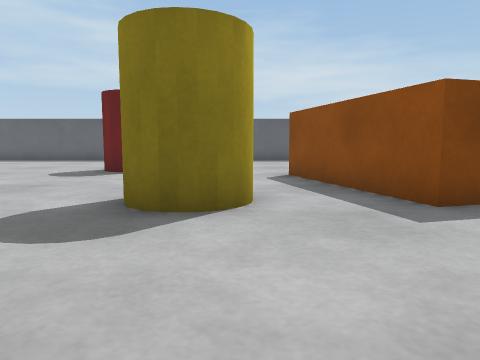
[1] (above)

17 first-person views from a walk through a world built for the Webots simulator. The camera is 0.04 m above the floor, tilts 6° down and sees 70° across. The floor is counted in squares, 0.05 m on a side. Each view is taken from the middle of a square. On the plan, view 1 faces up. The plan holds only what a view shows up to about 12 squares ahead; the rest is blank. The robots in the file are not drawn. Simple shapes and patterns stand in for the simulator's stock objects.

[2]
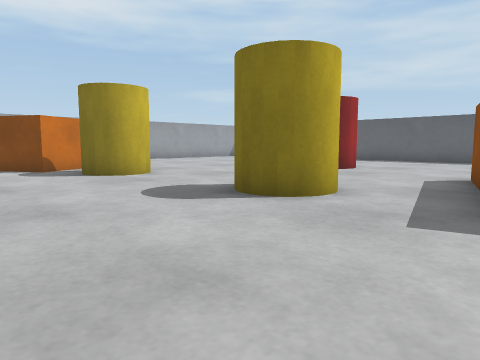

[3]
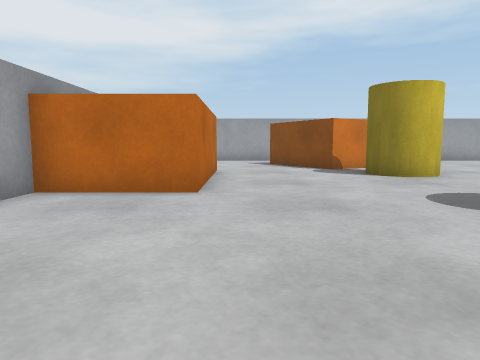

[4]
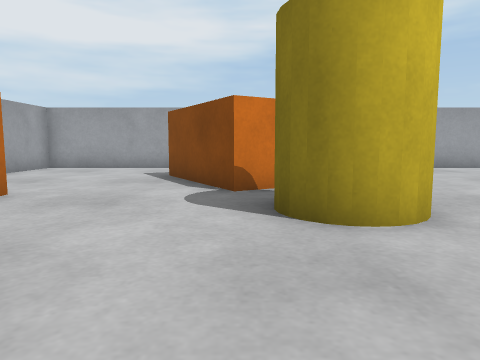

[5]
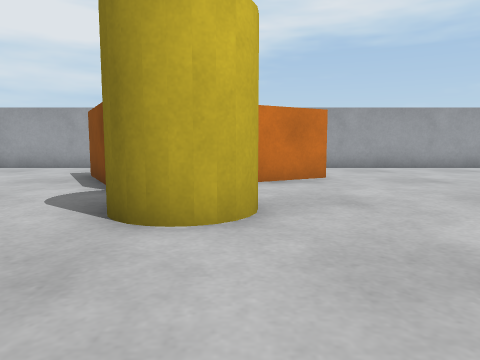

[6]
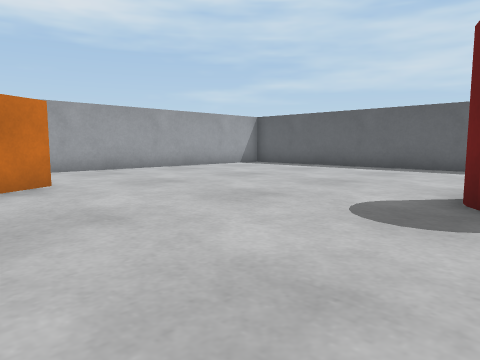

[7]
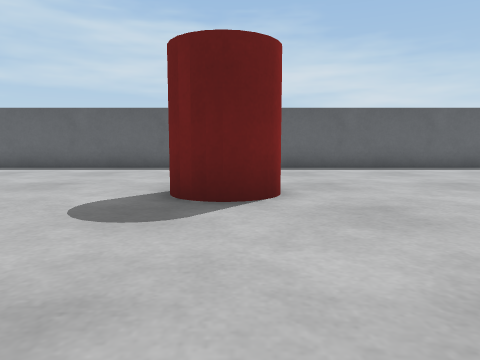

[8]
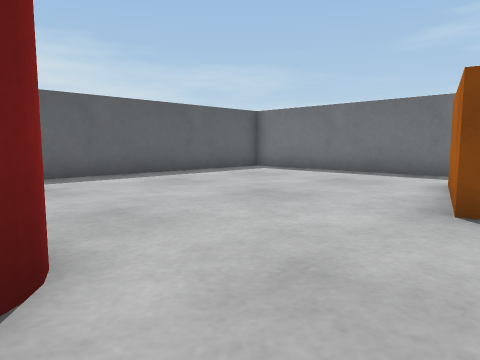

[9]
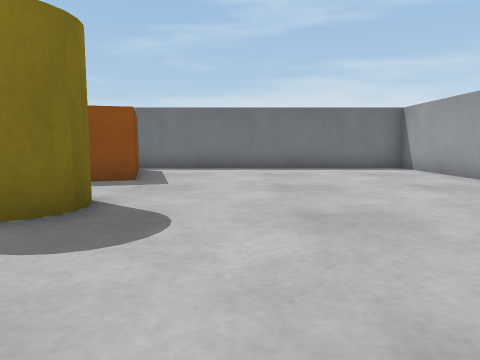

[10]
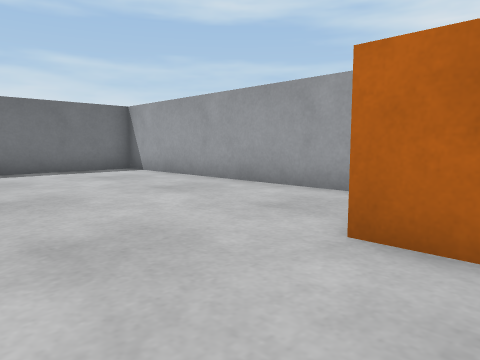

[11]
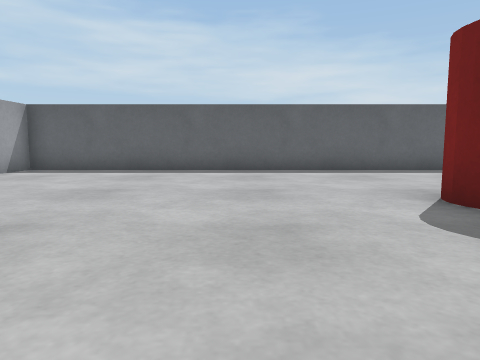

[12]
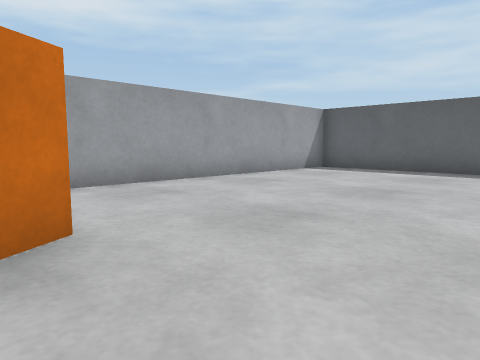

[13]
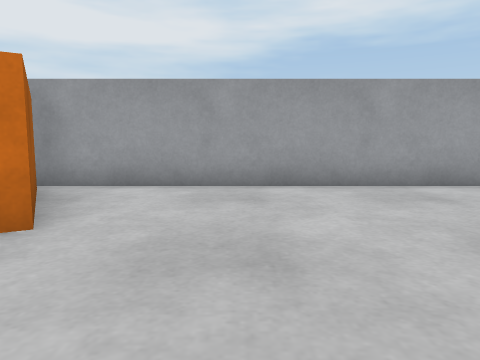

[14]
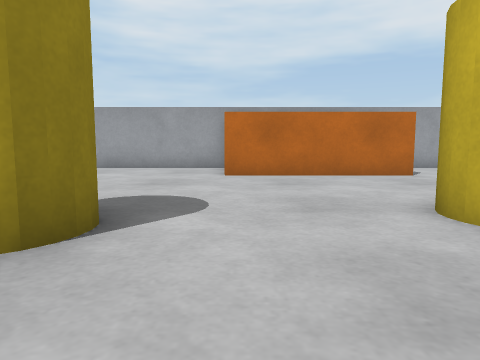

[15]
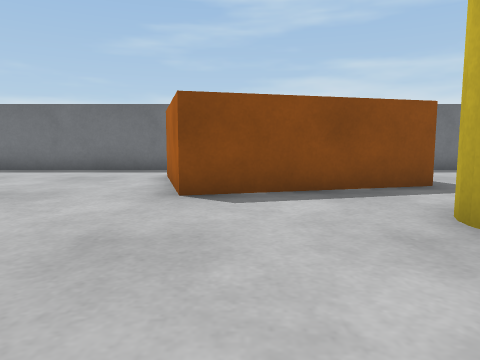

[16]
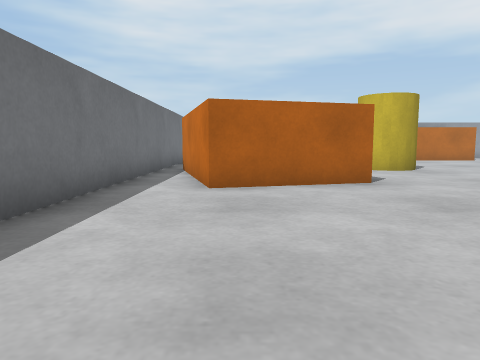

[17]
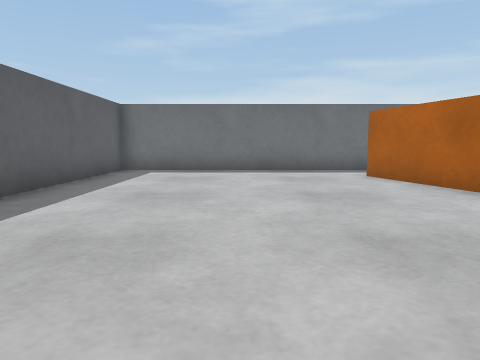

### Floor plan
Key: @ floor where view 1 was taken; # wall or solid block; . floor; J jar; B biscuit box.
Columns run from 14 left of view 1 to 7 right of it. Each row starts with its distance up from view 1.
 17 ######################
 16 #....................#
 15 #....................#
 14 #....................#
 13 #....................#
 12 #....................#
 11 #.........JJ.........#
 10 #.........JJJ.....B..#
  9 #..............BBBBB.#
  8 #...............B  B.#
  7 #..BB...........B  B.#
  6 #.BBB........J..B  B.#
  5 #B   B. J....JJ.BBBBB#
  4      BB JJ...JJ..B...#
  3      BB..............#
  2     BB...............#
  1 #..B.................#
  0 #.............@......#
 -1 #......BBBBB.........#
 -2 #......    B.........#
 -3 #.....     B.........#
 -4 ######      ##########

Positions as (right, up) in squares from view 1, and headings:
1: (0, 0), facing up
2: (3, 0), facing up-left
3: (3, 0), facing left
4: (-2, 3), facing left
5: (-2, 5), facing left
6: (-3, 5), facing up-left
7: (-3, 5), facing up
8: (-3, 8), facing up-right
9: (-5, 2), facing right
10: (-4, 2), facing down-right
11: (-7, 6), facing up
12: (-7, 6), facing up-left
13: (-7, 9), facing left
14: (-3, 8), facing down
15: (-4, 8), facing right
16: (4, 16), facing down
17: (-4, 13), facing right
